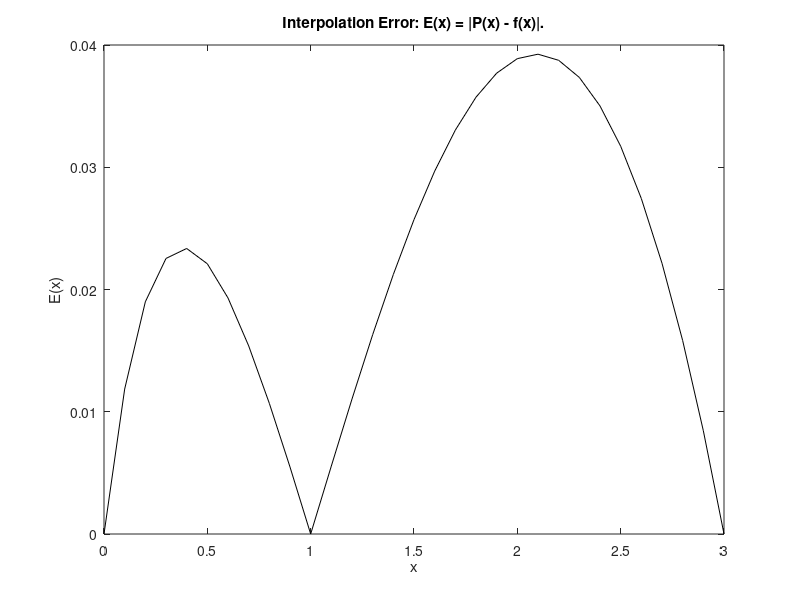
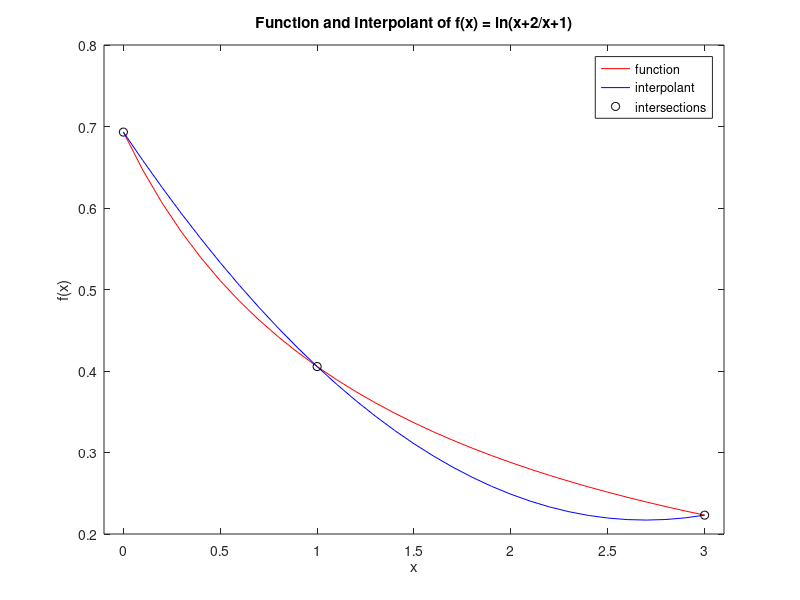

Recreate these plots in MATLAB, in order.
% Jude Sheron Balasingam
% 100504990

x = 0:0.1:3;
f = reallog((x+2)./(x+1)); %original function

co = [1/3*reallog(2), -1/2*reallog(1.5), 1/6*reallog(1.25)];
%coefficients in front of each x^2, x and 1
x2 = [1, 1, 1]; 
x1 = [-4, -3, -1];
x0 = [3, 0, 0];

a2 = sum(x2.*co); %coefficent of x^2
a1 = sum(x1.*co); %coefficient of x
a0 = sum(x0.*co); %coefficient of 1
f2 = a2*x.^2+a1*x+a0; %second order Lagrange form equal to f(x)

%to circle the intersections on the plot
pts = [0 1 3];
cPts = reallog((pts+2)./(pts+1));

close all
%plot of interpolation error
err = abs(f2 - f);
scrsz = get(0,'ScreenSize');
figure('Position',[10 scrsz(4)/25 scrsz(3)/2.5 scrsz(4)/2.5]); 
plot(x, err, 'Color', 'black');
title('Interpolation Error: E(x) = |P(x) - f(x)|.');
xlabel('x');
ylabel('E(x)');
hold off;
fprintf('%f', max(err));
%Lagrange and original function plot
figure('Position',[10 scrsz(4)/1.97 scrsz(3)/2.5 scrsz(4)/2.5]);
plot(x, f, 'Color', 'red');
hold on;
shg;
axis([-0.1 3.1 0.2 0.8]);
plot(x, f2, 'Color', 'blue');
plot(pts, cPts, 'o', 'Color', 'black');
title('Function and Interpolant of f(x) = ln(x+2/x+1)');
xlabel('x');
ylabel('f(x)');
legend('function', 'interpolant', 'intersections');
